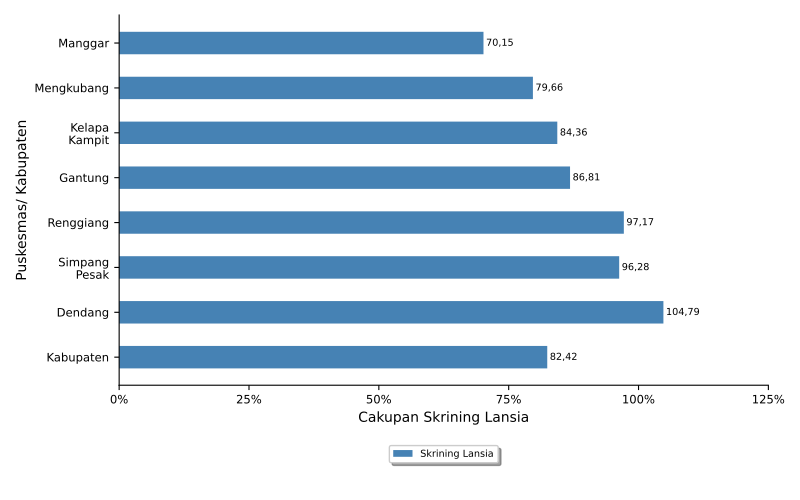

Generate this figure with Python:
import numpy as np
import matplotlib.pyplot as plt
import pandas
from textwrap import wrap
from matplotlib.ticker import FuncFormatter
import locale
locale.setlocale(locale.LC_ALL, 'id_ID.UTF8')

import sys, os, inspect
currentdir = os.path.dirname(os.path.abspath(inspect.getfile(inspect.currentframe())))
parentdir = os.path.dirname(currentdir)
sys.path.insert(0, parentdir)

berkasData = currentdir +'\\bab_05_30_dataSkriningLansia.csv'
berkasSimpan = currentdir +'\\bab_05_30_skriningLansia.pdf'
# judulDiagram = 'Pelayanan Kesehatan Usia Lanjut\nTahun 2021'
sumbuX = 'Cakupan Skrining Lansia'
sumbuY = 'Puskesmas/ Kabupaten'
labelBar1 = 'Skrining Lansia'
tickerSumbuX = np.arange(0,126,25)

# read data file
colnames = ['puskesmas','skriningLansia']
data = pandas.read_csv(berkasData, names=colnames, sep=';')
puskesmas = data.puskesmas.tolist()
bar1 = data.skriningLansia.tolist()

ind = np.arange(len(puskesmas))  # the x locations for the groups
width = 0.5       # the width of the bars
widthDL = 0.5      # spacing for data labels

# make bars
fig, ax = plt.subplots()
rects1 = ax.barh(ind, bar1, width, color='steelblue', label=labelBar1)

# add some text for labels, title and axes ticks
# ax.set_title(judulDiagram)
ax.set_xticks(tickerSumbuX)
ax.set_xlabel(sumbuX)
ax.xaxis.set_major_formatter(FuncFormatter(lambda x, pos: "{:n}%".format(x)))

ax.set_yticks(ind)
ax.set_yticklabels(list([ '\n'.join(wrap(l, 10)) for l in puskesmas ]))
ax.invert_yaxis()
ax.set_ylabel(sumbuY)

ax.tick_params(axis='both', which='major', labelsize='small')
ax.spines['top'].set_visible(False)
ax.spines['right'].set_visible(False)

# make legend box
box = ax.get_position()
ax.set_position([box.x0, box.y0 + box.height * 0.1, box.width, box.height * 0.9])
ax.legend(fontsize='x-small', loc='upper center', bbox_to_anchor=(0.5, -0.15), fancybox=True, shadow=True, ncol=3)

# add data label
for i, v in enumerate(bar1):
    ax.text(v + widthDL, i, locale.format_string("%.2f", v), ha='left', va='center', fontsize='x-small')

# finishing
pyrfig = plt.figure(1)
pyrfig.set_figwidth(8)
pyrfig.set_figheight(5)
# tight_layout to make consistent size
# adjust subplot to make room for legend
fig.subplots_adjust(bottom=-0.15)
plt.tight_layout()
plt.savefig(berkasSimpan)
plt.close(pyrfig)
# plt.show()
